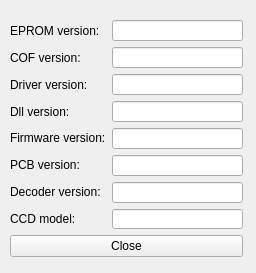
<?xml version="1.0" encoding="UTF-8"?>
<ui version="4.0">
 <class>VersionInformation</class>
 <widget class="QWidget" name="VersionInformation">
  <property name="geometry">
   <rect>
    <x>0</x>
    <y>0</y>
    <width>256</width>
    <height>273</height>
   </rect>
  </property>
  <property name="windowTitle">
   <string>Form</string>
  </property>
  <widget class="QWidget" name="">
   <property name="geometry">
    <rect>
     <x>10</x>
     <y>20</y>
     <width>233</width>
     <height>237</height>
    </rect>
   </property>
   <layout class="QVBoxLayout" name="verticalLayout_3">
    <item>
     <layout class="QHBoxLayout" name="horizontalLayout">
      <item>
       <layout class="QVBoxLayout" name="verticalLayout_2">
        <item>
         <widget class="QLabel" name="label">
          <property name="text">
           <string>EPROM version:</string>
          </property>
         </widget>
        </item>
        <item>
         <widget class="QLabel" name="label_2">
          <property name="text">
           <string>COF version:</string>
          </property>
         </widget>
        </item>
        <item>
         <widget class="QLabel" name="label_4">
          <property name="text">
           <string>Driver version:</string>
          </property>
         </widget>
        </item>
        <item>
         <widget class="QLabel" name="label_6">
          <property name="text">
           <string>Dll version:</string>
          </property>
         </widget>
        </item>
        <item>
         <widget class="QLabel" name="label_9">
          <property name="text">
           <string>Firmware version:</string>
          </property>
         </widget>
        </item>
        <item>
         <widget class="QLabel" name="label_7">
          <property name="text">
           <string>PCB version:</string>
          </property>
         </widget>
        </item>
        <item>
         <widget class="QLabel" name="label_8">
          <property name="text">
           <string>Decoder version:</string>
          </property>
         </widget>
        </item>
        <item>
         <widget class="QLabel" name="label_11">
          <property name="text">
           <string>CCD model:</string>
          </property>
         </widget>
        </item>
       </layout>
      </item>
      <item>
       <layout class="QVBoxLayout" name="verticalLayout">
        <item>
         <widget class="QLineEdit" name="lineEdit_eprom">
          <property name="readOnly">
           <bool>true</bool>
          </property>
         </widget>
        </item>
        <item>
         <widget class="QLineEdit" name="lineEdit_cof">
          <property name="readOnly">
           <bool>true</bool>
          </property>
         </widget>
        </item>
        <item>
         <widget class="QLineEdit" name="lineEdit_drv">
          <property name="readOnly">
           <bool>true</bool>
          </property>
         </widget>
        </item>
        <item>
         <widget class="QLineEdit" name="lineEdit_dllv">
          <property name="readOnly">
           <bool>true</bool>
          </property>
         </widget>
        </item>
        <item>
         <widget class="QLineEdit" name="lineEdit_fwv">
          <property name="readOnly">
           <bool>true</bool>
          </property>
         </widget>
        </item>
        <item>
         <widget class="QLineEdit" name="lineEdit_pcbv">
          <property name="readOnly">
           <bool>true</bool>
          </property>
         </widget>
        </item>
        <item>
         <widget class="QLineEdit" name="lineEdit_decv">
          <property name="readOnly">
           <bool>true</bool>
          </property>
         </widget>
        </item>
        <item>
         <widget class="QLineEdit" name="lineEdit_ccd">
          <property name="readOnly">
           <bool>true</bool>
          </property>
         </widget>
        </item>
       </layout>
      </item>
     </layout>
    </item>
    <item>
     <widget class="QPushButton" name="pushButton">
      <property name="text">
       <string>Close</string>
      </property>
     </widget>
    </item>
   </layout>
  </widget>
 </widget>
 <resources/>
 <connections>
  <connection>
   <sender>pushButton</sender>
   <signal>clicked()</signal>
   <receiver>VersionInformation</receiver>
   <slot>close()</slot>
   <hints>
    <hint type="sourcelabel">
     <x>130</x>
     <y>241</y>
    </hint>
    <hint type="destinationlabel">
     <x>243</x>
     <y>265</y>
    </hint>
   </hints>
  </connection>
 </connections>
</ui>
